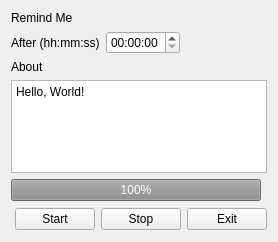
<?xml version="1.0" encoding="UTF-8"?>
<ui version="4.0">
 <class>Window</class>
 <widget class="QWidget" name="Window">
  <property name="geometry">
   <rect>
    <x>0</x>
    <y>0</y>
    <width>278</width>
    <height>242</height>
   </rect>
  </property>
  <property name="windowTitle">
   <string>Window</string>
  </property>
  <layout class="QGridLayout" name="gridLayout">
   <item row="3" column="0" colspan="2">
    <widget class="QPlainTextEdit" name="about">
     <property name="documentTitle">
      <string/>
     </property>
     <property name="plainText">
      <string>Hello, World!</string>
     </property>
    </widget>
   </item>
   <item row="0" column="0" colspan="2">
    <widget class="QLabel" name="_remind_me">
     <property name="text">
      <string>Remind Me</string>
     </property>
    </widget>
   </item>
   <item row="1" column="0" colspan="2">
    <layout class="QHBoxLayout" name="layoutTime">
     <item>
      <widget class="QLabel" name="_after">
       <property name="text">
        <string>After (hh:mm:ss)</string>
       </property>
      </widget>
     </item>
     <item>
      <widget class="QTimeEdit" name="timeAfter">
       <property name="displayFormat">
        <string>HH:mm:ss</string>
       </property>
      </widget>
     </item>
     <item>
      <spacer name="spacer_time">
       <property name="orientation">
        <enum>Qt::Horizontal</enum>
       </property>
       <property name="sizeHint" stdset="0">
        <size>
         <width>40</width>
         <height>20</height>
        </size>
       </property>
      </spacer>
     </item>
    </layout>
   </item>
   <item row="5" column="0" colspan="2">
    <layout class="QHBoxLayout" name="layoutButtons">
     <item>
      <spacer name="spacer_buttons">
       <property name="orientation">
        <enum>Qt::Horizontal</enum>
       </property>
       <property name="sizeHint" stdset="0">
        <size>
         <width>207</width>
         <height>24</height>
        </size>
       </property>
      </spacer>
     </item>
     <item>
      <widget class="QPushButton" name="bStart">
       <property name="text">
        <string>Start</string>
       </property>
      </widget>
     </item>
     <item>
      <widget class="QPushButton" name="bStop">
       <property name="text">
        <string>Stop</string>
       </property>
      </widget>
     </item>
     <item>
      <widget class="QPushButton" name="bExit">
       <property name="text">
        <string>Exit</string>
       </property>
      </widget>
     </item>
    </layout>
   </item>
   <item row="2" column="0">
    <widget class="QLabel" name="_about">
     <property name="text">
      <string>About</string>
     </property>
    </widget>
   </item>
   <item row="4" column="0">
    <widget class="QProgressBar" name="progressBar">
     <property name="enabled">
      <bool>false</bool>
     </property>
     <property name="value">
      <number>100</number>
     </property>
    </widget>
   </item>
  </layout>
 </widget>
 <layoutdefault spacing="6" margin="11"/>
 <resources/>
 <connections/>
</ui>
